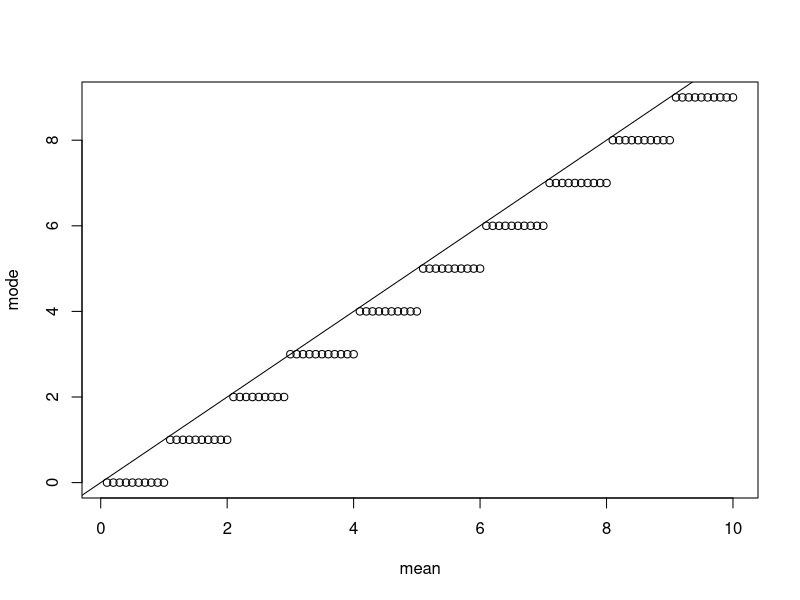
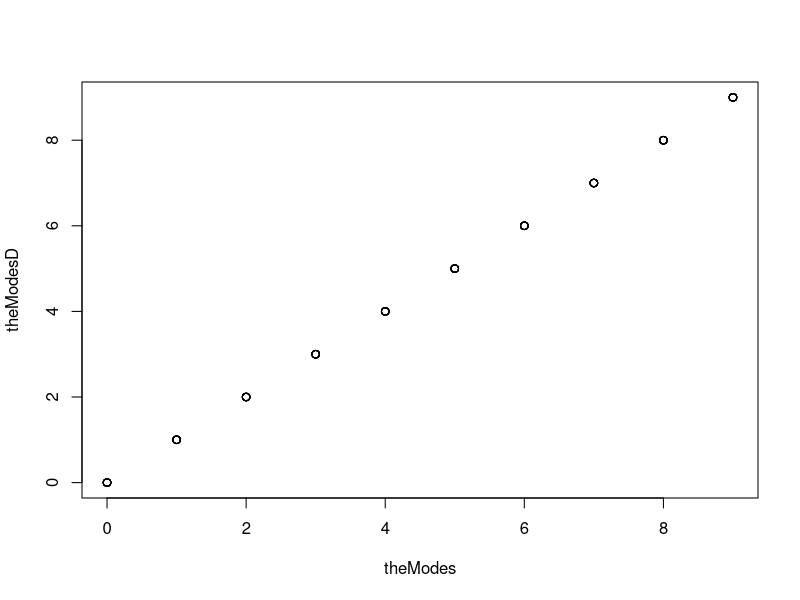

Generate these figures, in order, with R:
### mean versus mode for Poisson
someLambdaValues = seq(0.1,10,by = 0.1)

argmax = function(f, set, ...) {
  maximizers = which(f(set, ...) ==  max(f(set, ...)))
  return(set[maximizers][1])
}

theModes = sapply(someLambdaValues,
                 function(lam)
                   argmax(f=dpois, 
                          set=floor(lam/5):lam, 
                          lambda=lam) [1]
)
                 

##  Where is D(log(dpois)/dk) = 0? log(lam) = digamma((k+1)) ?
theModesD =  sapply(someLambdaValues, function(lam) {
  if (lam < 1) densityargmax = 0
  else
    densityargmax = uniroot(
      f = function(k) digamma(k+1) - log(lam), 
      interval = c(lam/5000, lam*5000))$root
  candidates = floor(densityargmax) + 0:1
  mode = argmax(dpois, candidates, lambda=lam) 
  return(mode)
})
plot(someLambdaValues, theModes,
     xlab="mean", ylab="mode")
abline(a=0, b=1)

plot(theModes, theModesD)
